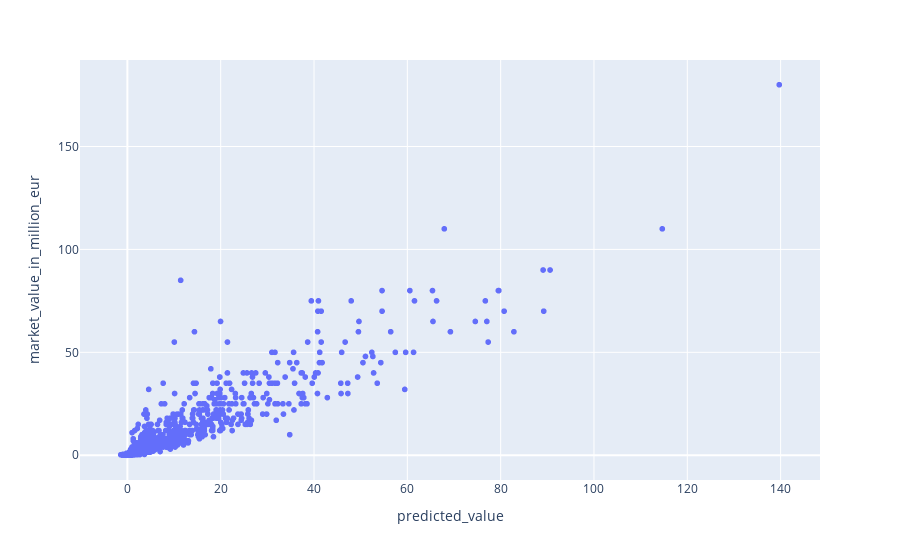

Notebook code for this chart:
### Code cell
forecast_df, regressor, y_test, top_features = predict_future_values(    pdf_train, 
    pdf_test, [2023, 2024, 2025, 2026, 2027, 2028, 2029, 2030, 2031, 2032], features)

### Figure 1 — Plotly figure (JSON) as saved in the notebook; plotly's stock layout.template omitted (floating-point values rounded to 4 significant figures; data arrays with more than 128 entries replaced by an {"elided": "..."} marker saying what was removed)
{"data": [{"customdata": {"elided": "1460x2 mixed values"}, "hovertemplate": "predicted_value=%{x}<br>market_value_in_million_eur=%{y}<br>name=%{customdata[0]}<br>age=%{customdata[1]}<extra></extra>", "legendgroup": "", "marker": {"color": "#636efa", "symbol": "circle"}, "mode": "markers", "name": "", "showlegend": false, "type": "scattergl", "x": {"elided": "1460 float values"}, "xaxis": "x", "y": {"elided": "1460 float values"}, "yaxis": "y"}], "layout": {"legend": {"tracegroupgap": 0}, "margin": {"t": 60}, "xaxis": {"anchor": "y", "domain": [0, 1], "title": {"text": "predicted_value"}}, "yaxis": {"anchor": "x", "domain": [0, 1], "title": {"text": "market_value_in_million_eur"}}}}
